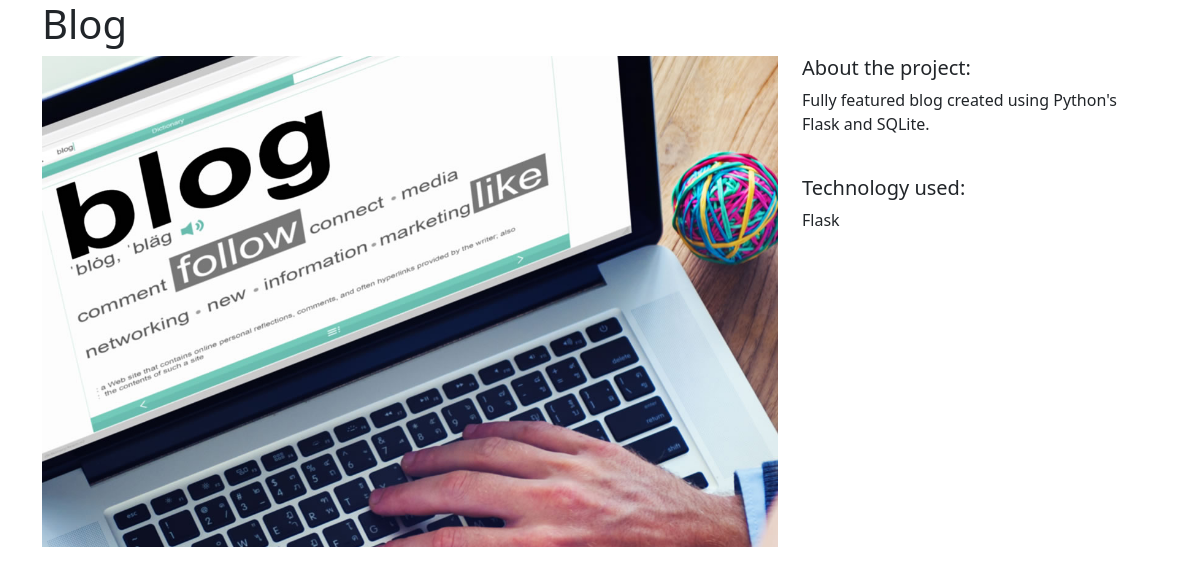
Page /2/ on the committed database.
### projects/models.py (models this page shows)
class Project(models.Model):
    title = models.CharField(max_length=100)
    description = models.TextField()
    technology = models.CharField(max_length=20)
    image = models.FileField(upload_to="project_images/", blank=True)

### projects/views.py (the view)
# urls.py: path('<int:pk>/', views.project_detail, name='project_detail'),
def project_detail(request, pk):
    project = Project.objects.get(pk=pk)
    context = {
        "project": project
    }
    return render(request, "projects/project_detail.html", context)

### projects/templates/projects/project_detail.html
{% extends "base.html" %}
{% block page_content %}
<h1>{{ project.title }}</h1>
<div class="row">
    <div class="col-md-8">
        {% if project.image %}
            <img src="{{ project.image.url }}" width="100%">
        {% endif %}
    </div>
    <div class="col-md-4">
        <h5>About the project:</h5>
        <p>{{ project.description }}</p>
        <br>
        <h5>Technology used:</h5>
        <p>{{ project.technology }}</p>
    </div>
</div>
{% endblock page_content %}

### rows in the picture
Project: image (picture), description "Fully featured blog created using Python's Flask and SQLite.", technology "Flask"
